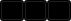
   <widget class="QWidget" name="horizontalLayoutWidget">
    <property name="geometry">
     <rect>
      <x>1400</x>
      <y>0</y>
      <width>71</width>
      <height>21</height>
     </rect>
    </property>
    <layout class="QHBoxLayout" name="horizontalLayout">
     <property name="spacing">
      <number>0</number>
     </property>
     <property name="sizeConstraint">
      <enum>QLayout::SetDefaultConstraint</enum>
     </property>
     <property name="leftMargin">
      <number>0</number>
     </property>
     <property name="topMargin">
      <number>0</number>
     </property>
     <property name="rightMargin">
      <number>0</number>
     </property>
     <property name="bottomMargin">
      <number>0</number>
     </property>
     <item>
      <widget class="QPushButton" name="simgelestir">
       <property name="sizePolicy">
        <sizepolicy hsizetype="Ignored" vsizetype="Ignored">
         <horstretch>0</horstretch>
         <verstretch>0</verstretch>
        </sizepolicy>
       </property>
       <property name="styleSheet">
        <string notr="true">QPushButton{background-color: rgb(0, 0, 0);}
QPushButton:disabled{ background-color: yellow; }
QPushButton:pressed{ background-color: orange; }
QPushButton:focus:pressed{ background-color: gray; }
QPushButton:focus{ background-color:black; }
QPushButton:hover{ background-color: rgb(54 ,54 ,54); }
QPushButton:checked{ background-color: pink; }

QPushButton#evilButton {
    background-color: red;
    border-style: outset;
    border-width: 2px;
    border-radius: 10px;
    border-color: beige;
    font: bold 14px;
    min-width: 10em;
    padding: 6px;
}
QPushButton#evilButton:pressed {
    background-color: rgb(224, 0, 0);
    border-style: inset;
}

</string>
       </property>
       <property name="text">
        <string/>
       </property>
       <property name="icon">
        <iconset>
         <normaloff>icons/minimize.png</normaloff>icons/minimize.png</iconset>
       </property>
       <property name="iconSize">
        <size>
         <width>20</width>
         <height>20</height>
        </size>
       </property>
      </widget>
     </item>
     <item>
      <widget class="QPushButton" name="bykckbtn">
       <property name="sizePolicy">
        <sizepolicy hsizetype="Ignored" vsizetype="Ignored">
         <horstretch>0</horstretch>
         <verstretch>0</verstretch>
        </sizepolicy>
       </property>
       <property name="styleSheet">
        <string notr="true">QPushButton{background-color: rgb(0, 0, 0);}
QPushButton:disabled{ background-color: yellow; }
QPushButton:pressed{ background-color: orange; }
QPushButton:focus:pressed{ background-color: gray; }
QPushButton:focus{ background-color:black; }
QPushButton:hover{ background-color: rgb(54 ,54 ,54); }
QPushButton:checked{ background-color: pink; }

QPushButton#evilButton {
    background-color: red;
    border-style: outset;
    border-width: 2px;
    border-radius: 10px;
    border-color: beige;
    font: bold 14px;
    min-width: 10em;
    padding: 6px;
}
QPushButton#evilButton:pressed {
    background-color: rgb(224, 0, 0);
    border-style: inset;
}
</string>
       </property>
       <property name="text">
        <string/>
       </property>
       <property name="icon">
        <iconset>
         <normaloff>icons/maximize.png</normaloff>icons/maximize.png</iconset>
       </property>
       <property name="iconSize">
        <size>
         <width>20</width>
         <height>20</height>
        </size>
       </property>
      </widget>
     </item>
     <item>
      <widget class="QPushButton" name="appclosebtn">
       <property name="enabled">
        <bool>true</bool>
       </property>
       <property name="sizePolicy">
        <sizepolicy hsizetype="Ignored" vsizetype="Ignored">
         <horstretch>0</horstretch>
         <verstretch>0</verstretch>
        </sizepolicy>
       </property>
       <property name="styleSheet">
        <string notr="true">QPushButton{background-color: rgb(0, 0, 0);}
QPushButton:disabled{ background-color: yellow; }
QPushButton:pressed{ background-color: orange; }
QPushButton:focus:pressed{ background-color: gray; }
QPushButton:focus{ background-color:black; }
QPushButton:hover{ background-color: rgb(54 ,54 ,54); }
QPushButton:checked{ background-color: pink; }

QPushButton#evilButton {
    background-color: red;
    border-style: outset;
    border-width: 2px;
    border-radius: 10px;
    border-color: beige;
    font: bold 14px;
    min-width: 10em;
    padding: 6px;
}
QPushButton#evilButton:pressed {
    background-color: rgb(224, 0, 0);
    border-style: inset;
}

</string>
       </property>
       <property name="text">
        <string/>
       </property>
       <property name="icon">
        <iconset>
         <normaloff>icons/icons8-close-50 (1).png</normaloff>icons/icons8-close-50 (1).png</iconset>
       </property>
       <property name="iconSize">
        <size>
         <width>20</width>
         <height>20</height>
        </size>
       </property>
      </widget>
     </item>
    </layout>
   </widget>
